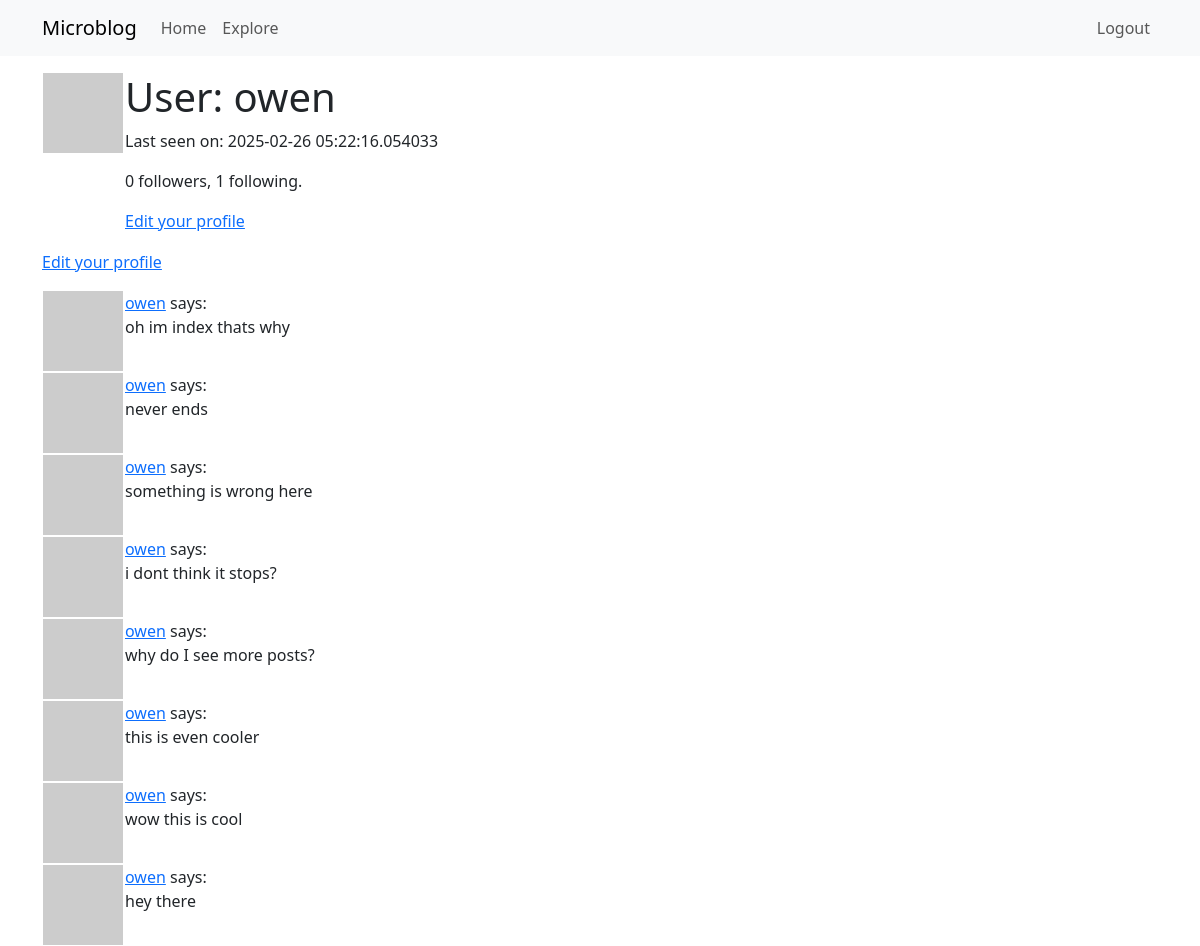
Page /user/owen (signed in) on the earlier database version.
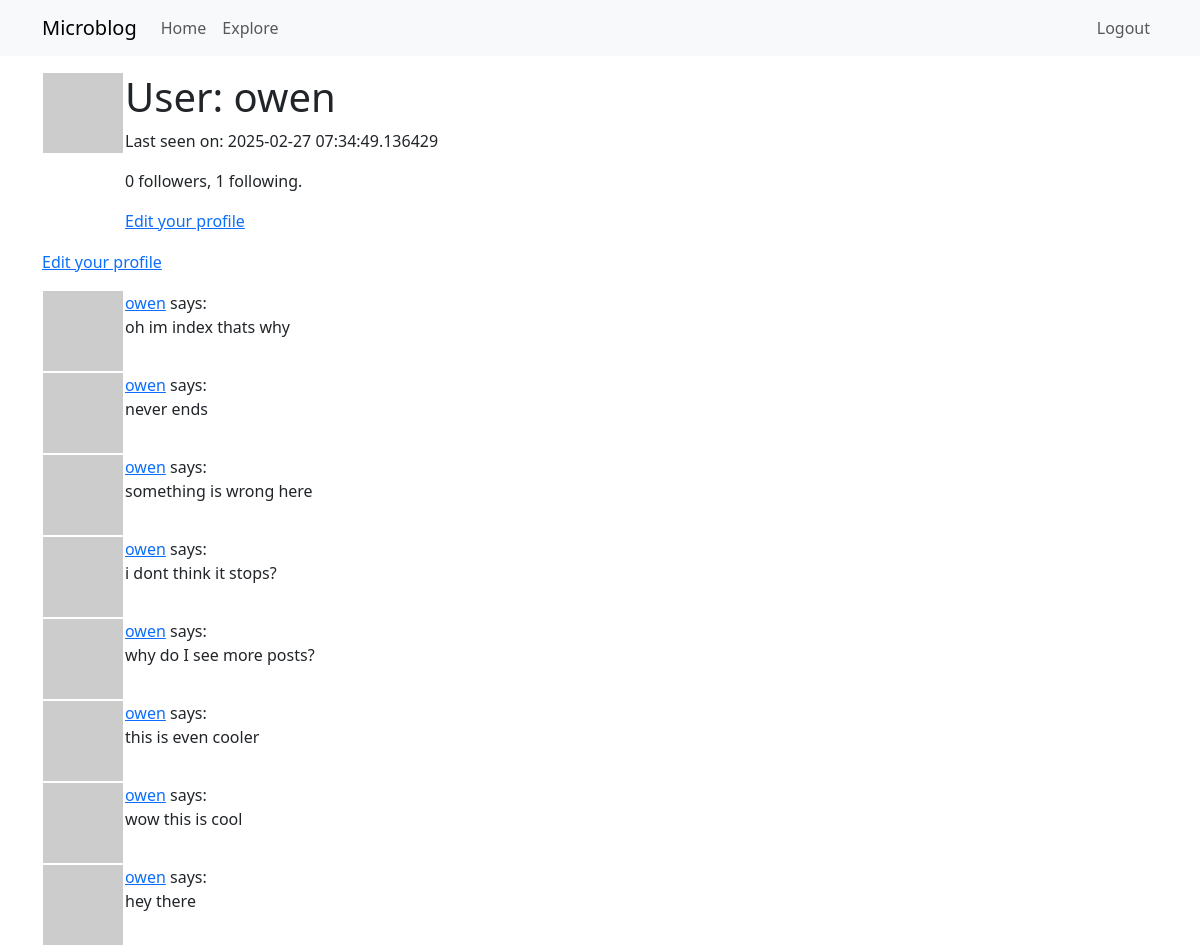
Same page on the later database version.
### app/models.py (models this page shows, shortened)
class User(UserMixin, db.Model):
    id:             so.Mapped[int] = so.mapped_column(primary_key=True)
    username:       so.Mapped[str] = so.mapped_column(sa.String(64), index=True, unique=True)
    email:          so.Mapped[str] = so.mapped_column(sa.String(120), index=True, unique=True)
    password_hash:  so.Mapped[Optional[str]] = so.mapped_column(sa.String(256))
    posts:          so.WriteOnlyMapped['Post'] = so.relationship(back_populates='author')
    about_me: so.Mapped[Optional[str]] = so.mapped_column(sa.String(140))
    last_seen: so.Mapped[Optional[datetime]] = so.mapped_column(default=lambda: datetime.now(timezone.utc))
    following: so.WriteOnlyMapped['User'] = so.relationship(
        secondary=followers,
        primaryjoin=(followers.c.follower_id == id),
        secondaryjoin=(followers.c.followed_id == id),
        back_populates='followers'
    )
    followers: so.WriteOnlyMapped['User'] = so.relationship(
        secondary=followers,
        primaryjoin=(followers.c.followed_id == id),
        secondaryjoin=(followers.c.follower_id == id),
        back_populates='following'
    )
    def avatar(self, size):
        digest = md5(self.email.lower().encode('utf-8')).hexdigest()
        return f'https://www.gravatar.com/avatar/{digest}?d=identicon&s={size}'
    def followers_count(self):
        query = sa.select(sa.func.count()).select_from(
            self.followers.select().subquery()
        )
        return db.session.scalar(query)
    def following_count(self):
        query = sa.select(sa.func.count()).select_from(
            self.following.select().subquery()
        )
        return db.session.scalar(query)

class Post(db.Model):
    id:         so.Mapped[int] = so.mapped_column(primary_key=True)
    body:       so.Mapped[str] = so.mapped_column(sa.String(140))
    timestamp:  so.Mapped[datetime] = so.mapped_column(index=True, default=lambda: datetime.now(timezone.utc))
    user_id:    so.Mapped[int] = so.mapped_column(sa.ForeignKey(User.id), index=True)
    author:     so.Mapped[User] = so.relationship(back_populates='posts')
    about_me: so.Mapped[Optional[str]] = so.mapped_column(sa.String(140))
    last_seen: so.Mapped[Optional[datetime]] = so.mapped_column(default=lambda: datetime.now(timezone.utc))

### app/routes.py (the view)
@app.route('/user/<username>')
@login_required
def user(username):
	user = db.first_or_404(sa.select(User).where(User.username == username))
	page = request.args.get('page', 1, type=int)
	query = user.posts.select().order_by(Post.timestamp.desc())
	posts = db.paginate(query, page=page, per_page=app.config['POSTS_PER_PAGE'], error_out=False)
	next_url = url_for('user', username=user.username, page=posts.next_num) if posts.has_next else None
	prev_url = url_for('user', username=user.username, page=posts.prev_num) if posts.has_prev else None
	form = EmptyForm()
	return render_template('user.html', user=user, posts=posts.items, form=form, next_url=next_url, prev_url=prev_url)

### app/models.py (called while the page is built)
@login.user_loader
def load_user(id):
    return db.session.get(User, int(id))

### app/routes.py (called while the page is built)
@app.before_request
def before_request():
	if current_user.is_authenticated:
		current_user.last_seen = datetime.now(timezone.utc)
		db.session.commit()

### app/templates/user.html (shortened to what this page needs)
{% extends "base.html" %}
{% block content %}
    <table>
        <tr valign="top">
            <td><img src="{{ user.avatar(128) }}"></td>
            <td>
                <h1>User: {{ user.username }}</h1>
                {% if user.last_seen %}<p>Last seen on: {{ user.last_seen }}</p>{% endif %}
                <p>{{ user.followers_count() }} followers, {{ user.following_count() }} following.</p>
                {% if user == current_user %}
                <p><a href="{{ url_for('edit_profile') }}">Edit your profile</a></p>
                {% endif %}
            </td>
        </tr>
    </table>
    {% if user == current_user %}
    <p><a href="{{ url_for('edit_profile') }}">Edit your profile</a></p>
    {% endif %}
    {% for post in posts %}
        {% include '_post.html' %}
    {% endfor %}
{% endblock %}

### app/templates/base.html (shortened to what this page needs)
<!DOCTYPE html>
<html lang="en">
    <head>
        <link href="https://cdn.jsdelivr.net/npm/bootstrap@5.3.3/dist/css/bootstrap.min.css" rel="stylesheet">
    </head>
    <body>
        <nav class="navbar navbar-expand-lg bg-body-tertiary">
            <div class="container">
                <a class="navbar-brand" href="{{ url_for('bobsanchez') }}">Microblog</a>
                <div class="collapse navbar-collapse" id="navbarSupportedContent">
                    <ul class="navbar-nav me-auto mb-2 mb-lg-0">
                        <li class="nav-item">
                            <a class="nav-link" aria-current="page" href="{{ url_for('bobsanchez') }}">Home</a>
                        </li>
                        <li class="nav-item">
                            <a class="nav-link" aria-current="page" href="{{ url_for('explore') }}">Explore</a>
                        </li>
                    </ul>
                    <ul class="navbar-nav mb-2 mb-lg-0">
                        {% if current_user.is_anonymous %}
                            <li class="nav-item">
                                <a class="nav-link" aria-current="page" href="{{ url_for('login') }}">Login</a>
                            </li>
                        {% else %}
                            <li class="nav-item">
                                <a class="nav-link" aria-current="page" href="{{ url_for('logout') }}">Logout</a>
                            </li>
                        {% endif %}
                    </ul>
                </div>
            </div>
        </nav>
        <div class="container mt-3">
            {% block content %}{% endblock %}
        </div>
    </body>
</html>

### app/templates/_post.html
<table>
    <tr valign="top">
        <td><img src="{{ post.author.avatar(36) }}"></td>
        <td>
            <a href="{{ url_for('user', username=post.author.username) }}">{{ post.author.username }}</a> says:<br>
            {{ post.body }}
        </td>
    </tr>
</table>

Differences in the rows shown:
changed User "owen": last_seen "2025-02-26 05:22:16.054033" → "2025-02-27 07:34:49.136429"
